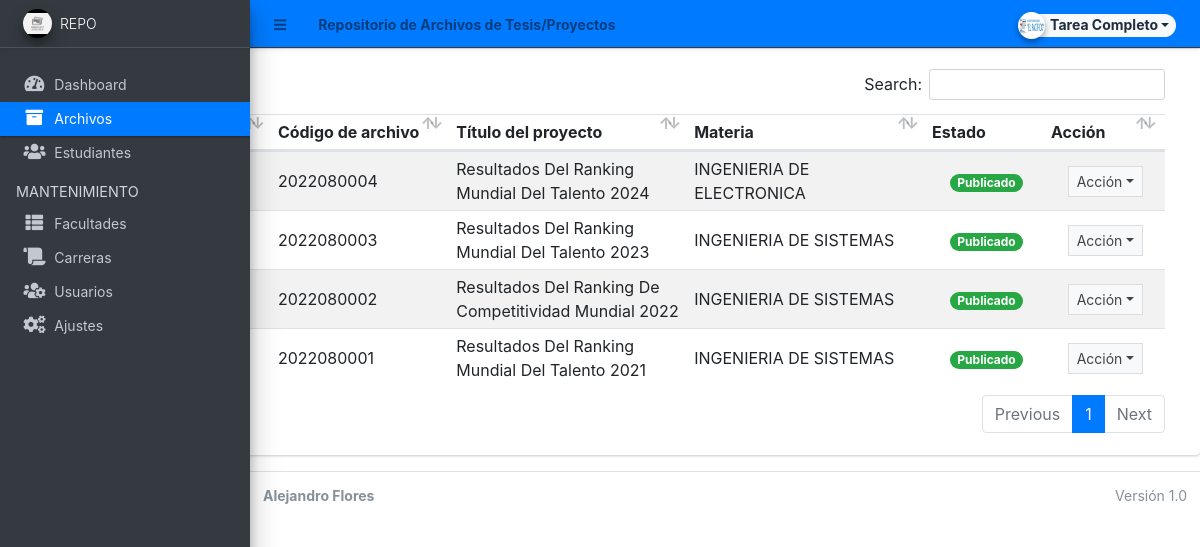
The app's page /admin/?page=archives (signed in) with its own data.
### tables this page shows
CREATE TABLE `archive_list` (
  `id` int(30) NOT NULL,
  `archive_code` varchar(100) NOT NULL,
  `curriculum_id` int(30) NOT NULL,
  `year` year(4) NOT NULL,
  `title` text NOT NULL,
  `abstract` text NOT NULL,
  `members` text NOT NULL,
  `banner_path` text NOT NULL,
  `document_path` text NOT NULL,
  `status` tinyint(1) NOT NULL DEFAULT '0',
  `student_id` int(30) DEFAULT NULL,
  `date_created` datetime NOT NULL DEFAULT CURRENT_TIMESTAMP,
  `date_updated` datetime DEFAULT NULL ON UPDATE CURRENT_TIMESTAMP
);

### config.php (called while the page is built, shortened)
<?php
require_once('classes/DBConnection.php');
require_once('classes/SystemSettings.php');
function validate_image($file){
    if (!empty($file)) {
        $ex = explode('?', $file);
        $filePath = $ex[0];
        $param = isset($ex[1]) ? '?' . $ex[1] : '';
        if (is_file(base_app . $filePath)) {
            return base_url . $filePath . $param;
        } else {
            return base_url . 'dist/img/no-image-available.png';
        }
    } else {
        return base_url . 'dist/img/no-image-available.png';
    }
}
function isMobileDevice(){
    $aMobileUA = array(
        '/iphone/i' => 'iPhone',
        '/ipod/i' => 'iPod',
        '/ipad/i' => 'iPad',
        '/android/i' => 'Android',
        '/blackberry/i' => 'BlackBerry',
        '/webos/i' => 'Mobile'
    );
    return false;
}
?>

### classes/DBConnection.php (called while the page is built, shortened)
<?php
class DBConnection {
    private $host = DB_SERVER;
    private $username = DB_USERNAME;
    private $password = DB_PASSWORD;
    private $database = DB_NAME;
    public $conn;
    public function __construct() {
        if (!isset($this->conn)) {
            $this->conn = new mysqli($this->host, $this->username, $this->password, $this->database);
        }
    }
}
?>

### classes/SystemSettings.php (called while the page is built, shortened)
<?php
class SystemSettings extends DBConnection
{
    public function userdata($field = '')
    {
        if (!empty($field)) {
            if (isset($_SESSION['userdata'][$field]))
                return $_SESSION['userdata'][$field];
            else
                return null;
        } else {
            return false;
        }
    }
    public function info($field = '')
    {
        if (!empty($field)) {
            if (isset($_SESSION['system_info'][$field]))
                return $_SESSION['system_info'][$field];
            else
                return false;
        } else {
            return false;
        }
    }
}
$_settings = new SystemSettings();
?>

### admin/archives/index.php (the view, shortened to what this page needs)
<?php
require_once('../config.php');
$qry = $conn->query("SELECT * FROM archive_list ORDER BY `year` DESC, `title` DESC ");
$curriculum = $conn->query("SELECT * FROM curriculum_list WHERE id IN (SELECT curriculum_id FROM `archive_list`)");
$cur_arr = array_column($curriculum->fetch_all(MYSQLI_ASSOC), 'name', 'id');
?>
<div class="card card-outline card-primary">
    <div class="card-header">
        <h3 class="card-title">Lista de archivos</h3>
    </div>
    <div class="card-body">
        <div class="container-fluid">
            <div class="container-fluid">
                <table class="table table-hover table-striped">
                    <colgroup>
                        <col width="5%">
                        <col width="15%">
                        <col width="15%">
                        <col width="20%">
                        <col width="20%">
                        <col width="10%">
                        <col width="10%">
                    </colgroup>
                    <thead>
                        <tr>
                            <th>#</th>
                            <th>Fecha de creación</th>
                            <th>Código de archivo</th>
                            <th>Título del proyecto</th>
                            <th>Materia</th>
                            <th>Estado</th>
                            <th>Acción</th>
                        </tr>
                    </thead>
                    <tbody>
                        <?php
                            $i = 1;
                            while($row = $qry->fetch_assoc()):
                        ?>
                            <tr>
                                <td class="text-center"><?php echo $i++; ?></td>
                                <td class=""><?php echo date("Y-m-d H:i", strtotime($row['date_created'])) ?></td>
                                <td><?php echo htmlspecialchars($row['archive_code']) ?></td>
                                <td><?php echo ucwords($row['title']) ?></td>
                                <td><?php echo $cur_arr[$row['curriculum_id']] ?></td>
                                <td class="text-center">
                                    <?php
                                        switch($row['status']){
                                            case '1':
                                                echo "<span class='badge badge-success badge-pill'>Publicado</span>";
                                                break;
                                        }
                                    ?>
                                </td>
                                <td align="center">
                                     <button type="button" class="btn btn-flat btn-default btn-sm dropdown-toggle dropdown-icon" data-toggle="dropdown">
                                        Acción
                                      </button>
                                </td>
                            </tr>
                        <?php endwhile; ?>
                    </tbody>
                </table>
            </div>
        </div>
    </div>
</div>

### admin/index.php (shortened to what this page needs)
<?php
require_once('../config.php');
?>
<!DOCTYPE html>
<html lang="en">
<?php require_once('inc/header.php'); ?>
<body class="sidebar-mini layout-fixed control-sidebar-slide-open layout-navbar-fixed" style="height: auto;">
    <div class="wrapper">
        <?php require_once('inc/topBarNav.php'); ?>
        <?php require_once('inc/navigation.php'); ?>
        <?php
            $page = isset($_GET['page']) ? $_GET['page'] : 'home';
            $page_path = $page . '.php';
            if (!file_exists($page_path) && !is_dir($page)) {
                include '404.html';
            } else {
                include (is_dir($page) ? $page . '/index.php' : $page . '.php');
            }
        ?>
        <?php require_once('inc/footer.php');?>
</body>
</html>

### admin/inc/header.php (shortened to what this page needs)
<!DOCTYPE html>
<html lang="es">
<head>
    <link rel="stylesheet" href="<?= htmlspecialchars(base_url, ENT_QUOTES, 'UTF-8') ?>plugins/fontawesome-free/css/all.min.css">
    <link rel="stylesheet" href="<?= htmlspecialchars(base_url, ENT_QUOTES, 'UTF-8') ?>plugins/tempusdominus-bootstrap-4/css/tempusdominus-bootstrap-4.min.css">
    <link rel="stylesheet" href="<?= htmlspecialchars(base_url, ENT_QUOTES, 'UTF-8') ?>plugins/datatables-bs4/css/dataTables.bootstrap4.min.css">
    <link rel="stylesheet" href="<?= htmlspecialchars(base_url, ENT_QUOTES, 'UTF-8') ?>plugins/datatables-responsive/css/responsive.bootstrap4.min.css">
    <link rel="stylesheet" href="<?= htmlspecialchars(base_url, ENT_QUOTES, 'UTF-8') ?>plugins/datatables-buttons/css/buttons.bootstrap4.min.css">
    <link rel="stylesheet" href="<?= htmlspecialchars(base_url, ENT_QUOTES, 'UTF-8') ?>plugins/select2/css/select2.min.css">
    <link rel="stylesheet" href="<?= htmlspecialchars(base_url, ENT_QUOTES, 'UTF-8') ?>plugins/select2-bootstrap4-theme/select2-bootstrap4.min.css">
    <link rel="stylesheet" href="<?= htmlspecialchars(base_url, ENT_QUOTES, 'UTF-8') ?>plugins/icheck-bootstrap/icheck-bootstrap.min.css">
    <link rel="stylesheet" href="<?= htmlspecialchars(base_url, ENT_QUOTES, 'UTF-8') ?>plugins/jqvmap/jqvmap.min.css">
    <link rel="stylesheet" href="<?= htmlspecialchars(base_url, ENT_QUOTES, 'UTF-8') ?>dist/css/adminlte.css">
    <link rel="stylesheet" href="<?= htmlspecialchars(base_url, ENT_QUOTES, 'UTF-8') ?>dist/css/custom.css">
    <link rel="stylesheet" href="<?= htmlspecialchars(base_url, ENT_QUOTES, 'UTF-8') ?>plugins/overlayScrollbars/css/OverlayScrollbars.min.css">
    <link rel="stylesheet" href="<?= htmlspecialchars(base_url, ENT_QUOTES, 'UTF-8') ?>plugins/daterangepicker/daterangepicker.css">
    <link rel="stylesheet" href="<?= htmlspecialchars(base_url, ENT_QUOTES, 'UTF-8') ?>plugins/summernote/summernote-bs4.min.css">
    <link rel="stylesheet" href="<?= htmlspecialchars(base_url, ENT_QUOTES, 'UTF-8') ?>plugins/sweetalert2-theme-bootstrap-4/bootstrap-4.min.css">
</head>
<body>
</body>
</html>

### admin/inc/topBarNav.php (shortened to what this page needs)
<nav class="main-header navbar navbar-expand navbar-primary border border-dark border-top-0 border-left-0 border-right-0 navbar-light text-sm shadow-sm text-danger">
  <ul class="navbar-nav">
    <li class="nav-item">
      <a class="nav-link" data-widget="pushmenu" href="#" role="button"><i class="fas fa-bars"></i></a>
    </li>
    <li class="nav-item d-none d-sm-inline-block">
      <a href="<?= base_url ?>" class="nav-link"><b><?= (!isMobileDevice()) ? $_settings->info('name') : $_settings->info('short_name'); ?></b></a>
    </li>
  </ul>
  <ul class="navbar-nav ml-auto">
    <li class="nav-item">
      <div class="btn-group nav-link">
        <button type="button" class="btn btn-rounded badge badge-light dropdown-toggle dropdown-icon" data-toggle="dropdown">
          <span><img src="<?= validate_image($_settings->userdata('avatar')) ?>" class="img-circle elevation-2 user-img" alt="User Image"></span>
          <span class="ml-3"><?= ucwords($_settings->userdata('firstname') . ' ' . $_settings->userdata('lastname')) ?></span>
        </button>
      </div>
    </li>
  </ul>
</nav>

### admin/inc/navigation.php (shortened to what this page needs)
<aside class="main-sidebar sidebar-dark-primary elevation-4 sidebar-no-expand bg-dark">
    <a href="<?= htmlspecialchars(base_url, ENT_QUOTES, 'UTF-8') ?>admin" class="brand-link bg-transparent text-sm shadow-sm">
        <img src="<?= htmlspecialchars(validate_image($_settings->info('logo')), ENT_QUOTES, 'UTF-8') ?>" alt="Store Logo" class="brand-image img-circle elevation-3 bg-black" style="width: 1.8rem; height: 1.8rem; max-height: unset; object-fit: scale-down; object-position: center center">
        <span class="brand-text font-weight-light"><?= htmlspecialchars($_settings->info('short_name'), ENT_QUOTES, 'UTF-8') ?></span>
    </a>
    <div class="sidebar os-host os-theme-light os-host-overflow os-host-overflow-y os-host-resize-disabled os-host-transition os-host-scrollbar-horizontal-hidden">
        <div class="os-content-glue" style="margin: 0px -8px; width: 249px; height: 646px;"></div>
        <div class="os-padding">
            <div class="os-viewport os-viewport-native-scrollbars-invisible" style="overflow-y: scroll;">
                <div class="os-content" style="padding: 0px 8px; height: 100%; width: 100%;">
                    <nav class="mt-4">
                        <ul class="nav nav-pills nav-sidebar flex-column text-sm nav-compact nav-flat nav-child-indent nav-collapse-hide-child" data-widget="treeview" role="menu" data-accordion="false">
                            <li class="nav-item dropdown">
                                <a href="./" class="nav-link nav-home">
                                    <i class="nav-icon fas fa-tachometer-alt"></i>
                                    <p>
                                        Dashboard
                                    </p>
                                </a>
                            </li>
                            <li class="nav-item">
                                <a href="<?= htmlspecialchars(base_url, ENT_QUOTES, 'UTF-8') ?>admin/?page=archives" class="nav-link nav-archives">
                                    <i class="nav-icon fas fa-archive"></i>
                                    <p>
                                        Archivos
                                    </p>
                                </a>
                            </li>
                            <li class="nav-item">
                                <a href="<?= htmlspecialchars(base_url, ENT_QUOTES, 'UTF-8') ?>admin/?page=students" class="nav-link nav-students">
                                    <i class="nav-icon fas fa-users"></i>
                                    <p>
                                        Estudiantes
                                    </p>
                                </a>
                            </li>
                            <?php if ($_settings->userdata('type') == 1): ?>
                                <li class="nav-header">MANTENIMIENTO</li>
                                <li class="nav-item dropdown">
                                    <a href="<?= htmlspecialchars(base_url, ENT_QUOTES, 'UTF-8') ?>admin/?page=departments" class="nav-link nav-departments">
                                        <i class="nav-icon fas fa-th-list"></i>
                                        <p>
                                            Facultades
                                        </p>
                                    </a>
                                </li>
                                <li class="nav-item dropdown">
                                    <a href="<?= htmlspecialchars(base_url, ENT_QUOTES, 'UTF-8') ?>admin/?page=curriculum" class="nav-link nav-curriculum">
                                        <i class="nav-icon fas fa-scroll"></i>
                                        <p>
                                            Carreras
                                        </p>
                                    </a>
                                </li>
                                <li class="nav-item dropdown">
                                    <a href="<?= htmlspecialchars(base_url, ENT_QUOTES, 'UTF-8') ?>admin/?page=user/list" class="nav-link nav-user_list">
                                        <i class="nav-icon fas fa-users-cog"></i>
                                        <p>
                                            Usuarios
                                        </p>
                                    </a>
                                </li>
                                <li class="nav-item dropdown">
                                    <a href="<?= htmlspecialchars(base_url, ENT_QUOTES, 'UTF-8') ?>admin/?page=system_info" class="nav-link nav-system_info">
                                        <i class="nav-icon fas fa-cogs"></i>
                                        <p>
                                            Ajustes
                                        </p>
                                    </a>
                                </li>
                            <?php endif; ?>
                        </ul>
                    </nav>
                </div>
            </div>
        </div>
    </div>
</aside>

### admin/inc/footer.php (shortened to what this page needs)
<footer class="main-footer text-sm">
    <strong>Alejandro Flores</strong>
    <div class="float-right d-none d-sm-inline-block">
        Versión 1.0
    </div>
</footer>
</div>

### admin/inc/topBarNav.php (style rules this page uses)
.user-img { position: absolute; height: 27px; width: 27px; object-fit: cover; left: -7%; top: -12%; }
.btn-rounded { border-radius: 50px; }

### records on screen
archive_list: archive_code "2022080004", title "Resultados Del Ranking Mundial Del Talento 2024", curriculum "INGENIERIA DE ELECTRONICA", status "Publicado"
archive_list: archive_code "2022080003", title "Resultados Del Ranking Mundial Del Talento 2023", curriculum "INGENIERIA DE SISTEMAS", status "Publicado"
archive_list: archive_code "2022080002", title "Resultados Del Ranking De Competitividad Mundial 2022", curriculum "INGENIERIA DE SISTEMAS", status "Publicado"
archive_list: archive_code "2022080001", title "Resultados Del Ranking Mundial Del Talento 2021", curriculum "INGENIERIA DE SISTEMAS", status "Publicado"

### other values on screen
$_settings->info('name') "Repositorio de Archivos de Tesis/Proyectos"
$_settings->info('short_name') "REPO"
